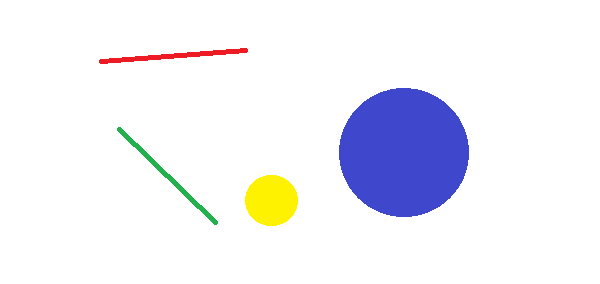
#> input picture image/huofu.png, 600 x 284 px
$ jupyter execute '霍夫变换.ipynb'
#> lines starting #> are read from the running program, lines starting #| are printed output that depends on the picture; after the words box and inside, x2 and y2 are one past the last pixel; in counts of white or black regions, pixels touching at a corner belong together; long printed decimals are rounded
# 普通霍夫直线变换

[cell 1]
import cv2
import numpy as np

# =========================================================
# 1. 读入图像（BGR 格式）
# 作用：加载需要进行霍夫直线检测的原始图像
# 参数：图像路径（相对路径或绝对路径）
# 返回值：image_np（ndarray，H×W×3）
# =========================================================
image_np = cv2.imread("../image/huofu.png")
#> image_np is the input picture: shape (284, 600, 3); mean B, G, R 246.2, 239.4, 239.2

# =========================================================
# 2. 转为灰度图
# 作用：霍夫变换需基于边缘图，因此先转灰度以便后续提取边缘
# 参数：
#     cv2.cvtColor(src, code)
#       src ：输入的彩色图像
#       code：颜色转换方式，这里为 BGR → GRAY
# 返回值：image_gray（单通道灰度图）
# =========================================================
image_gray = cv2.cvtColor(
    image_np,
    cv2.COLOR_BGR2GRAY,
)
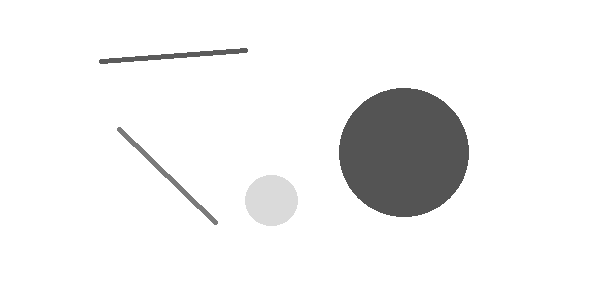
#> image_gray: shape (284, 600); min 84, max 255, mean 240.1

# =========================================================
# 3. Canny 边缘检测
# 作用：提取图像中的边缘点（霍夫变换只对边缘操作）
# 参数：
#     cv2.Canny(image, threshold1, threshold2)
#       threshold1：低阈值
#       threshold2：高阈值
# 返回值：image_edges（黑白边缘图，255=边缘，0=非边缘）
# =========================================================
image_edges = cv2.Canny(
    image_gray,
    30,
    70,
)
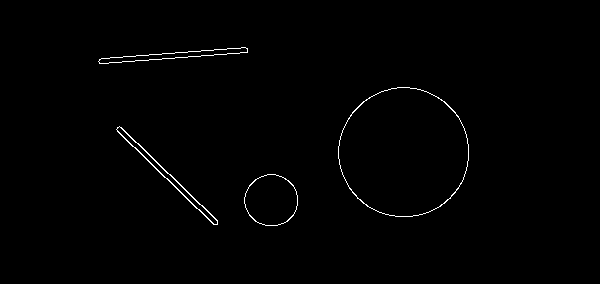
#> image_edges: shape (284, 600); 0.76% white in thin lines or dots, all inside (x1, y1, x2, y2) = (98, 47, 469, 226)

# =========================================================
# 4. 创建空白画布用于绘制霍夫检测到的直线
# 作用：不在原图上画线，而是创建一个同尺寸的黑色图像用于展示结果
# 参数：
#     image_np.shape：用于生成相同尺寸的画布
# 返回值：drawing（全黑图 H×W×3）
# =========================================================
drawing = np.zeros(
    image_np.shape,
    dtype=np.uint8,
)

# =========================================================
# 5. 调用霍夫直线检测（标准霍夫）
# 作用：通过参数空间投票方式检测图中的所有直线
# 参数：
#     image_edges：边缘图
#     rho：ρ 参数的步长（越小越精确）
#     theta：θ 的步长（一般为 np.pi/180）
#     threshold：累积投票阈值（越大 → 只检测明显直线）threshold 就是你人为设定的“最小投票数”。
#                只要霍夫空间中某个 (ρ, θ) 位置的投票数 ≥ threshold，
#                就认为它代表一条真实直线，并把它返回。
#
# 返回值 lines：
#     ndarray 形状：(N, 1, 2)
#     每个直线以 [rho, theta] 表示：
#         rho   ：直线到原点的最短距离
#         theta ：垂线与 x 轴夹角
# =========================================================
lines = cv2.HoughLines(
    image_edges,
    0.8,              # ρ的密度（越小精度越高，但耗时变大）
    np.pi / 180,      # θ的精度（1°）
    90,               # 投票阈值
)
#> lines = [[12.8, 2.34], [3.2, 2.36], [8.8, 2.36], [8, 2.34], [69.6, 1.5]]

# =========================================================
# 6. 遍历所有检测到的直线，将 (rho, theta) 转换为真实可绘制的两点
# 解释：
#   标准霍夫只返回无限长直线的参数，而绘制直线需要两个点
#   根据公式构造两点 (x1, y1), (x2, y2)
#
# 参数：
#     rho, theta：每条直线的极坐标参数
#
# 返回值：
#     生成两个超出图像范围的点，用于绘制整条直线
# =========================================================
for line in lines:
    print(line[0])  # 打印当前检测到的直线参数
    rho, theta = line[0]
    sin_theta = np.sin(theta)
    cos_theta = np.cos(theta)

    # 直线的垂足坐标 (x0, y0)
    # 用于定位直线在图中的大致位置
    x0 = cos_theta * rho
    y0 = sin_theta * rho

    # move_value 控制直线长度，使其延伸到屏幕外
    # 有了直线上的一个点了，算其他的点
    # 下面使用-sin只是为了合法公式你换成别的也是可以的
    move_value = 1000
    x1 = int(x0 + move_value * (-sin_theta))
    y1 = int(y0 + move_value * (cos_theta))
    x2 = int(x0 - move_value * (-sin_theta))
    y2 = int(y0 - move_value * (cos_theta))

    # =========================================================
    # 7. 绘制直线
    # 作用：将刚才计算的两点用红色直线连接
    # 参数：
    #     drawing ：绘制到的画布
    #     (x1,y1) (x2,y2) ：直线两端点坐标
    #     (0,0,255) ：红色 BGR
    #     1 ：线宽
    #     LINE_AA：抗锯齿绘制方式（直线更平滑）
    # 返回值：绘制后的 drawing 修改自带返回
    # =========================================================
    cv2.line(
        drawing,
        (x1, y1),
        (x2, y2),
        (0, 0, 255),
        1,
        lineType=cv2.LINE_AA,
    )
#> this loop made 5 passes
#> (rho, theta, sin_theta, cos_theta, x0, y0, x1, y1) on passes 1 to 5: (12.8, 2.34, 0.719, -0.695, -8.89, 9.21, -728, -685), (3.2, 2.36, 0.707, -0.707, -2.26, 2.26, -709, -704), (8.8, 2.36, 0.707, -0.707, -6.22, 6.22, -713, -700), (8, 2.34, 0.719, -0.695, -5.56, 5.75, -724, -688), (69.6, 1.5, 0.998, 0.0698, 4.86, 69.43, -992, 139)
#| [12.8       2.339]
#| [3.2       2.356]
#| [8.8       2.356]
#| [8.       2.339]
#| [69.6        1.501]
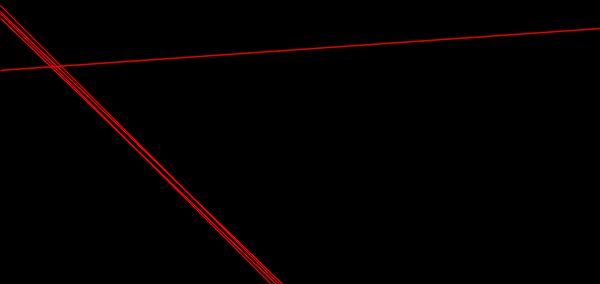
#> drawing: shape (284, 600, 3); mean of channels 0, 1, 2 0, 0, 3.7; drawn as B, G, R

# =========================================================
# 8. 显示原图 + 绘图结果
# 作用：展示霍夫变换检测直线后的效果图
# 参数：窗口名 + 图像
# 返回值：无
# =========================================================
cv2.imshow("image_np", image_np)
cv2.imshow("drawing", drawing)
cv2.waitKey(0)
#> Out = 27

# 统计霍夫直线变换

[cell 2]
import cv2
import numpy as np

# =========================================================
# 1. 读入图像（BGR 格式）
# =========================================================
image_np = cv2.imread("../image/huofu.png")

# =========================================================
# 2. 转为灰度图
# 作用：霍夫变换需基于边缘图，因此先转灰度以便后续提取边缘
# 参数：
#     cv2.cvtColor(src, code)
#       src ：输入的彩色图像
#       code：颜色转换方式，这里为 BGR → GRAY
# 返回值：
#     image_gray（单通道灰度图）
# =========================================================
image_gray = cv2.cvtColor(
    image_np,
    cv2.COLOR_BGR2GRAY,
)

# =========================================================
# 3. Canny 边缘检测
# 作用：提取图像中的边缘点（霍夫变换只对边缘操作）
# 参数：
#     cv2.Canny(image, threshold1, threshold2)
#       threshold1：低阈值，用于边缘的初步检测
#       threshold2：高阈值，用于精细边缘的检测
# 返回值：
#     image_edges（黑白边缘图，255=边缘，0=非边缘）
# =========================================================
image_edges = cv2.Canny(
    image_gray,
    30,
    70,
)

# =========================================================
# 4. 创建空白画布用于绘制霍夫检测到的直线
# 作用：不在原图上画线，而是创建一个同尺寸的黑色图像用于展示结果
# 参数：
#     image_np.shape：用于生成相同尺寸的画布
# 返回值：
#     drawing（全黑图 H×W×3）
# =========================================================
drawing = np.zeros(
    image_np.shape,
    dtype=np.uint8,
)

# ================================================================
# 函数：cv2.HoughLinesP
# 作用：使用“概率霍夫变换（Probabilistic Hough Transform）”在图像中检测有限长度的直线段。
#
# 参数说明：
#   image_edges      : 输入边缘图（一般由 Canny 得到，白色=边缘，黑色=背景）
#
#   rho (0.8)        : ρ 的距离分辨率（单位：像素）
#                      表示霍夫空间中 ρ 的步长。
#                      - 越小精度越高，但计算更慢
#                      - 越大精度下降但速度更快
#
#   theta (np.pi/180): θ 的角度分辨率（弧度）
#                      np.pi / 180 表示 1° 的角度精度。
#                      - 越小可检测更细微的线角度
#                      - 越大速度更快，但可能漏掉细小斜线
#
#   threshold (90)   : 投票阈值（最小票数）
#                      当霍夫空间中某条线获得的票数 ≥ threshold，才会被认为是有效的直线。
#                      - 越大 → 只检测强直线
#                      - 越小 → 弱线也会被检测到（可能增加噪声）
#
#   minLineLength=50 : 最短直线段长度（像素）
#                      若检测出的线段长度小于该值，则不会返回。
#                      - 增大可避免噪声短线段
#                      - 减小可检测细小线段
#
#   maxLineGap=10    : 最大允许断裂间隔（像素）
#                      若两段线之间的间隙 ≤ 该值，则会自动连接成一条线。
#                      - 增大可连接断裂的长线段
#                      - 减小可保留独立的小线段
#
# 返回值说明：
#   lines : ndarray，形状为 (N, 1, 4)
#           每一项表示一条检测到的线段，由四个数构成：
#               [x1, y1, x2, y2]
#           其中：
#               (x1, y1) = 线段起点
#               (x2, y2) = 线段终点
#
#   - 若检测不到线段，则返回 None。
#   - 不同于 cv2.HoughLines（返回 ρ, θ），HoughLinesP 直接返回“线段坐标”。
#   - 返回的是“有限长度线段”，不是无限延伸的直线。
#
# 使用场景：
#   • 检测实际图像中的线段（如车道线、物体边缘、文档检测）
#   • 比标准霍夫变换更快，更适合工程实际
# ================================================================
lines = cv2.HoughLinesP(
    image_edges,
    0.8,  # rho：距离分辨率
    np.pi / 180,  # theta：角度分辨率
    90,  # threshold：累积投票阈值
    minLineLength=15,  # 最短线段长度
    maxLineGap=10,  # 最大断裂间隔
)
#> lines = [[135, 147, 196, 208], [170, 174, 217, 221], [99, 63, 239, 53]]

# =========================================================
# 6. 遍历所有检测到的直线，将 (rho, theta) 转换为真实可绘制的两点
# 解释：霍夫变换检测到的是有限长的线段，cv2.HoughLinesP 返回的是线段的两个端点。
# 每个线段由 [x1, y1, x2, y2] 表示。
#
# 参数：
#     lines：霍夫变换检测到的所有直线段
#
# 返回值：
#     通过计算两个端点坐标来绘制每条检测到的线段
# =========================================================
for line in lines:
    # 获取线段端点坐标
    x1, y1, x2, y2 = line[0]

    # =========================================================
    # 7. 绘制直线
    # 作用：将检测到的线段画到空白画布上
    # 参数：
    #     drawing ：绘制到的画布
    #     (x1, y1) 和 (x2, y2) ：线段的起点和终点坐标
    #     (0, 0, 255) ：红色 BGR
    #     1 ：线宽
    #     LINE_AA：抗锯齿绘制方式（直线更平滑）
    # 返回值：绘制后的 drawing 修改自带返回
    # =========================================================
    cv2.line(
        drawing,
        (x1, y1),
        (x2, y2),
        (0, 0, 255),
        1,
        lineType=cv2.LINE_AA,
    )
#> this loop made 3 passes

cv2.imshow("image_np", image_np)
cv2.imshow("drawing", drawing)
cv2.waitKey(0)
#> Out = 27

# 霍夫圆变换

[cell 3]
import cv2
import numpy as np

# =========================================================
# 1. 读入图像（BGR 格式）
# 作用：加载需要进行霍夫直线检测的原始图像
# 参数：
#     图像路径（相对路径或绝对路径）
# 返回值：
#     image_np（ndarray，H×W×3），BGR 格式的原始图像
# =========================================================
image_np = cv2.imread("../image/huofu.png")

# =========================================================
# 2. 转为灰度图
# 作用：霍夫变换需基于边缘图，因此先转灰度以便后续提取边缘
# 参数：
#     cv2.cvtColor(src, code)
#       src ：输入的彩色图像
#       code：颜色转换方式，这里为 BGR → GRAY
# 返回值：
#     image_gray（单通道灰度图）
# =========================================================
image_gray = cv2.cvtColor(
    image_np,
    cv2.COLOR_BGR2GRAY,
)

# =========================================================
# 3. Canny 边缘检测
# 作用：提取图像中的边缘点（霍夫变换只对边缘操作）
# 参数：
#     cv2.Canny(image, threshold1, threshold2)
#       threshold1：低阈值，用于边缘的初步检测
#       threshold2：高阈值，用于精细边缘的检测
# 返回值：
#     image_edges（黑白边缘图，255=边缘，0=非边缘）
# =========================================================
image_edges = cv2.Canny(
    image_gray,
    20,
    40,
)

# =========================================================
# 4. 创建空白画布用于绘制霍夫检测到的直线
# 作用：不在原图上画线，而是创建一个同尺寸的黑色图像用于展示结果
# 参数：
#     image_np.shape：用于生成相同尺寸的画布
# 返回值：
#     drawing（全黑图 H×W×3）
# =========================================================
drawing = np.zeros(
    image_np.shape,
    dtype=np.uint8,
)

# ================================================================
# 函数：cv2.HoughCircles
# 作用：使用“霍夫圆变换（Hough Circle Transform）”检测图像中的圆形。
#       该函数基于梯度（霍夫梯度法 HOUGH_GRADIENT），能够检测不同大小的圆。
#
# 参数说明：
#   image_edges : 输入图像（推荐使用经过高斯模糊和 Canny 的灰度图或边缘图）
#                 输入必须为 8-bit 单通道图像。
#
#   cv2.HOUGH_GRADIENT :
#                 圆检测的方法，目前 OpenCV 中只有 HOUGH_GRADIENT 可用，
#                 基于 Canny 边缘与像素梯度方向的综合判断实现圆检测。
#
#   dp (2)       : 累加器图像分辨率的反比缩放系数
#                 accumulator_resolution = image_resolution / dp
#                 - dp = 1：累加器与输入图尺寸相同（最精确但最慢）
#                 - dp = 2：累加器为输入图 1/2 大小（常用，速度快）
#                 - dp 越大：越快但精度下降
#
#   minDist (100):
#                 允许检测到的圆心之间的最小距离（像素）
#                 用途：防止多个圆心被检测成一堆重叠圆
#                 - 取值较大 → 避免重复检测同一个圆
#                 - 取值较小 → 能检测密集圆，但容易产生误检
#
#   param1       : Canny 边缘检测高阈值（不在此代码中显式设置，默认值为 100）
#                 说明：Canny 会在内部执行，因此 param1 控制边缘强度判定。
#                 若需要高精度，可显式传入：param1=100 or 150
#
#   param2 (30)  : 圆心累加器阈值（投票阈值）
#                 用途：表示一个圆需要多少个点投票才能认为存在。
#                 - 越大 → 检测严格，圆必须很明显
#                 - 越小 → 检测灵敏，可能产生噪声
#
#   minRadius    : 可检测圆的最小半径（默认 0，表示自动检测）
#
#   maxRadius    : 可检测圆的最大半径（默认 0，表示自动检测）
#                 设置 minRadius 和 maxRadius 可以减少误检，加快速度
#
#
# 返回值说明：
#   circles : ndarray，形状为 (1, N, 3)
#             每个圆由 3 个值组成：
#               [x_center, y_center, radius]
#
#     x_center：圆心横坐标
#     y_center：圆心纵坐标
#     radius  ：圆半径
#
#   如果没有检测到圆，则返回 None
#
# 检测场景：
#   • 硬币检测
#   • 交通标志检测
#   • 虹膜/瞳孔检测
#   • 工业圆形物体识别（齿轮孔、瓶盖等）
# ================================================================
circles = cv2.HoughCircles(
    image_edges,
    cv2.HOUGH_GRADIENT,  # 霍夫梯度法（基于 Canny + 梯度方向）
    2,                   # dp：累加器分辨率 = 原图分辨率 / dp
    30,                  # minDist：最小圆心距离，防止检测到重叠圆
    param2=100,           # 累加器投票阈值（调小可以检测更灵敏）
)
#> circles = [[403, 151, 64], [271, 199, 25]]
print(circles)
#| [[[403. 151.  64.]
#|   [271. 199.  25.]]]
for circle in circles[0]:
    print(circle)
    x, y, r = circle
    # 画圆
    cv2.circle(
        drawing,
        (int(x), int(y)),
        int(r),
        (0, 0, 255),
        2,
        cv2.LINE_AA,
    )
    # 画圆心
    cv2.circle(
        drawing,
        (int(x), int(y)),
        int(1),
        (0, 0, 255),
        2,
        cv2.LINE_AA,
    )
#> this loop made 2 passes
#| [403. 151.  64.]
#| [271. 199.  25.]
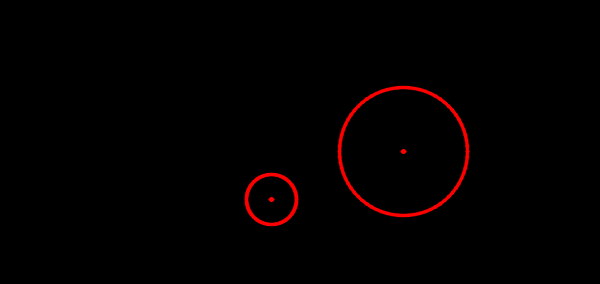
#> drawing: shape (284, 600, 3); mean of channels 0, 1, 2 0, 0, 3; drawn as B, G, R


# =========================================================
# 8. 显示原图 + 绘图结果
# 作用：展示霍夫变换检测直线后的效果图
# 参数：窗口名 + 图像
# 返回值：无
# =========================================================
cv2.imshow("image_np", image_np)
cv2.imshow("drawing", drawing)
cv2.waitKey(0)
#> Out = 27
